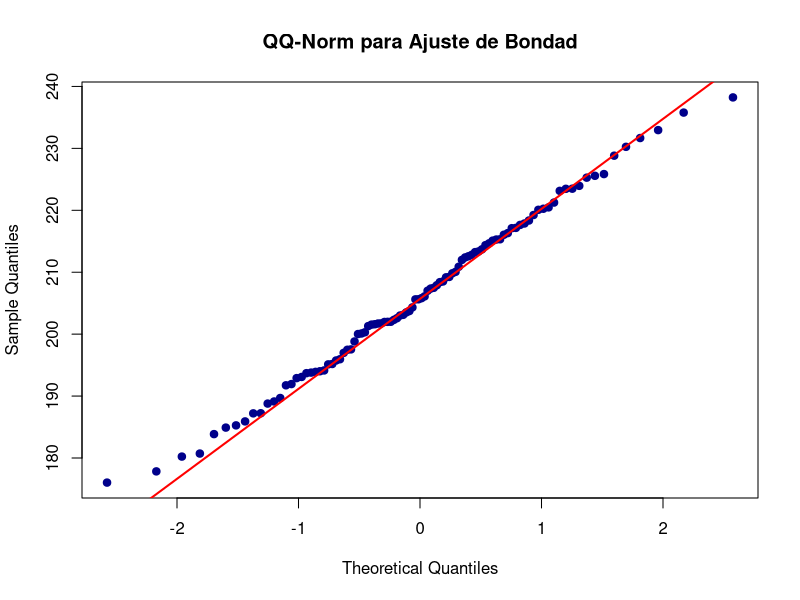

R code for this plot:
# Leer los datos (ajustando la ruta relativa)
Datos_ProyectoP7 <- read.delim("./Datos_ProyectoP7.txt", header = TRUE)  # nolint

# Definir variables
y <- Datos_ProyectoP7$y
# En caso de requerirse n para cálculos posteriores
n <- length(y)

# Usar el directorio actual para guardar el gráfico
img_dir <- "./imagenes"

# Ajuste de bondad
# Se utiliza un conjunto de frecuencias observadas y se genera el QQ-Norm
hist(y, plot = FALSE)
r <- 2
frec_y <- c(2, 11, 17, 31, 22, 12, 5)
png(filename = file.path(img_dir, "4_qqnorm_ajuste_bondad.png"), width = 800, height = 600)
qqnorm(y, main = "QQ-Norm para Ajuste de Bondad", pch = 19, col = "darkblue")
qqline(y, col = "red", lwd = 2)
dev.off()

# Cálculos para la prueba de bondad de ajuste
ky <- length(frec_y)
ny <- sum(frec_y)
my <- c(175, 185, 195, 205, 215, 225, 235)
xbar <- sum(frec_y * my) / ny
x_bar <- rep(xbar, ky)
s2 <- sum(frec_y * (my - x_bar)^2) / (n - 1)
s <- sqrt(s2)
py <- pnorm(18:24 * 10, xbar, s) - pnorm(17:23 * 10, xbar, s)
chi2_obs <- sum((frec_y - ny * py)^2 / (ny * py))
chi2_alpha <- qchisq(1 - (1 - 0.95), ky - 1 - r)
p_valor <- 1 - pchisq(chi2_obs, ky - 1 - r)

# Imprimir resultados
print("Resultado de la prueba de ajuste de bondad:")
print(paste("Chi-cuadrado observado:", chi2_obs))
print(paste("Valor crítico:", chi2_alpha))
print(paste("Valor p:", p_valor))